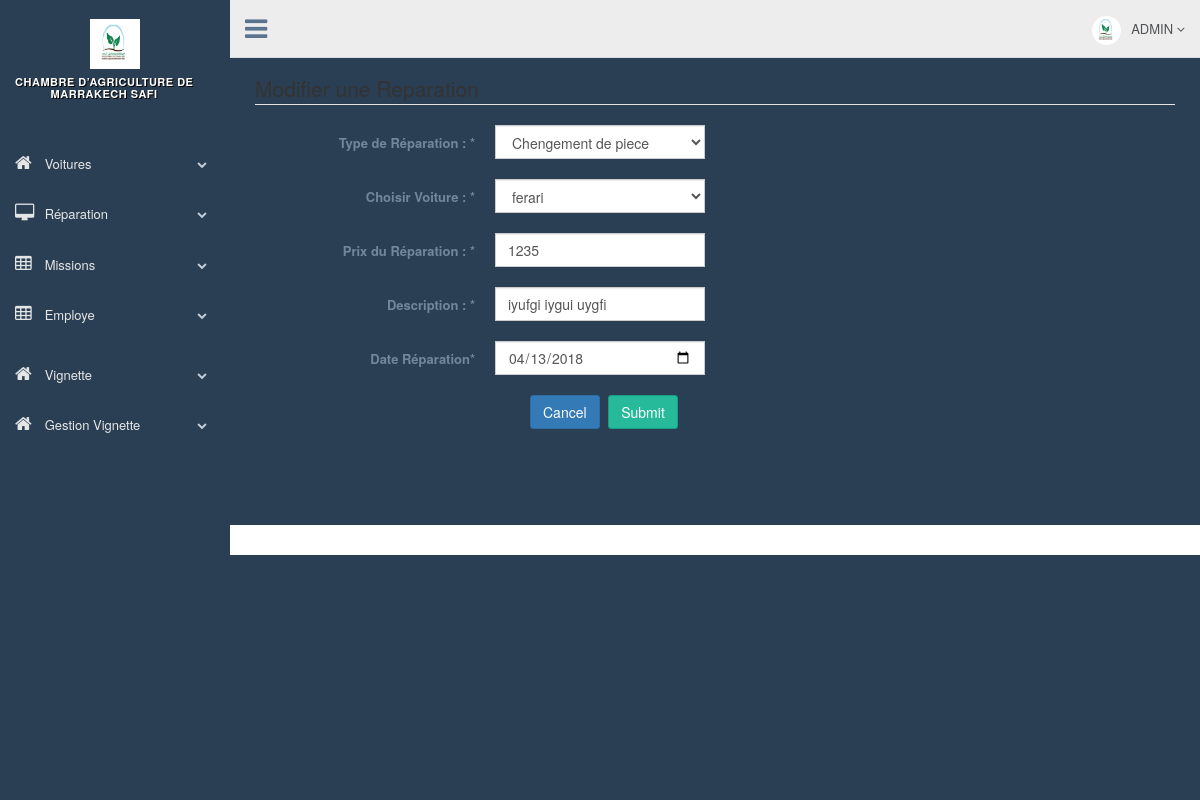
The app's page /chambres_d_agriculture/production/modifier_repartation.php?id=6 with its own data.
### tables this page shows
CREATE TABLE IF NOT EXISTS `repartation` (
  `id_reparation` int(11) NOT NULL AUTO_INCREMENT,
  `id_voiture` int(11) NOT NULL,
  `type_reparation` varchar(300) NOT NULL,
  `Descriptif` varchar(300) NOT NULL,
  `prix_rep` float NOT NULL,
  `Date_Reparation` date NOT NULL,
  PRIMARY KEY (`id_reparation`),
  KEY `id_voiture` (`id_voiture`)
);

### chambres_d_agriculture/production/modifier_repartation.php (the view, shortened to what this page needs)
<?php
include 'config.php';
?>
<!DOCTYPE html>
<html lang="en">
  <head>
    <link href="../vendors/bootstrap/dist/css/bootstrap.min.css" rel="stylesheet">
    <link href="../vendors/font-awesome/css/font-awesome.min.css" rel="stylesheet">
    <link href="../vendors/nprogress/nprogress.css" rel="stylesheet">
    <link href="../vendors/iCheck/skins/flat/green.css" rel="stylesheet">
    <link href="../vendors/bootstrap-progressbar/css/bootstrap-progressbar-3.3.4.min.css" rel="stylesheet">
    <link href="../vendors/jqvmap/dist/jqvmap.min.css" rel="stylesheet"/>
    <link href="../vendors/bootstrap-daterangepicker/daterangepicker.css" rel="stylesheet">
    <link href="../build/css/custom.min.css" rel="stylesheet">
  </head>
  <body class="nav-md" >
    <div class="container body">
      <div class="main_container">
        <div class="col-md-3 left_col">
          <div class="left_col scroll-view">
            <div class="navbar nav_title" style="border: 0;">
      <center> <br> <img src="images/user.jpg" width="50px" height="50px" ><a href="index.php"></center>
            </div>
            <br />
            <div id="sidebar-menu" class="main_menu_side hidden-print main_menu">
              <div class="menu_section">
                <h3>Chambre d’Agriculture de &nbsp;&nbsp;&nbsp;&nbsp;&nbsp;&nbsp;&nbsp;&nbsp;&nbsp;&nbsp;Marrakech Safi</h3>
                <ul class="nav side-menu">
                  <li><a><i class="fa fa-home"></i> Voitures <span class="fa fa-chevron-down"></span></a>
                  </li>
                  <li><a><i class="fa fa-desktop"></i> Réparation <span class="fa fa-chevron-down"></span></a>
                  </li>
                  <li><a><i class="fa fa-table"></i> Missions <span class="fa fa-chevron-down"></span></a>
                  </li>
 <li><a><i class="fa fa-table"></i> Employe <span class="fa fa-chevron-down"></span></a>
                  </li>
                </ul>
                    <ul class="nav side-menu">
        <li><a><i class="fa fa-home"></i> Vignette <span class="fa fa-chevron-down"></span></a>
                  </li>
                <ul class="nav side-menu">
                  <li><a><i class="fa fa-home"></i> Gestion Vignette <span class="fa fa-chevron-down"></span></a>
                  </li>
                </ul>
              </div>
            </div>
            <div class="sidebar-footer hidden-small"> </div>
          </div>
        </div>
        <div class="top_nav">
          <div class="nav_menu">
            <nav>
              <div class="nav toggle">
                <a id="menu_toggle"><i class="fa fa-bars"></i></a>
              </div>
              <ul class="nav navbar-nav navbar-right">
                <li class="">
                  <a href="javascript:;" class="user-profile dropdown-toggle" data-toggle="dropdown" aria-expanded="false">
                    <img src="images/user.jpg" alt="">ADMIN
                    <span class=" fa fa-angle-down"></span>
                  </a>
                </li>
              </ul>
            </nav>
          </div>
        </div>
        <div class="right_col" role="main">
           <div class="x_content">
             <?php
              $stm = $db->prepare('select * from repartation WHERE    id_reparation="'.$_GET['id'].'"');
                $stm->execute();
                foreach($stm->fetchAll() as $row)
                { ?>
                   <form class="form-horizontal form-label-left"  method="post">
                      <span class="section">Modifier une Reparation</span>
                      <div class="form-group">
                        <label class="control-label col-md-3 col-sm-3 col-xs-12">Type de Réparation : <span class="required">*</span></label>
                        <div class="col-md-3 col-sm-12 col-xs-12 form-group">
                          <select class="form-control" name="type_Reparation">
                            <option value="<?php echo $row['type_reparation']; ?>"><?php echo $row['type_reparation']; ?></option>
                          </select>
                        </div>
                      </div>
                      <div class="form-group">
                        <label class="control-label col-md-3 col-sm-3 col-xs-12">Choisir Voiture : <span class="required">*</span></label>
                        <div class="col-md-3 col-sm-12 col-xs-12 form-group">
                          <select class="form-control" name="voiture">
                     <?php
                      $stm = $db->prepare('select * from  voiture WHERE id_voiture="'. $row['id_voiture'].'"');
                      $stm->execute();
                      foreach($stm->fetchAll() as $row1)
                      { ?>
                      <option ><?php echo $row1['Marque']; ?> </option>
                    <?php } ?>
                          </select>
                        </div>
                      </div>
                      <div class="item form-group">
                        <label class="control-label col-md-3 col-sm-3 col-xs-12" >Prix du Réparation : <span class="required">*</span>
                        </label>
                       <div class="col-md-3 col-sm-12 col-xs-12 form-group">
                    <input type="text" placeholder="" class="form-control" name="prix_Reparation" value="<?php echo $row['prix_rep'] ?>" >
                  </div>
                      </div>
                      <div class="item form-group">
                        <label class="control-label col-md-3 col-sm-3 col-xs-12" >Description : <span class="required">*</span>
                        </label>
                       <div class="col-md-3 col-sm-12 col-xs-12 form-group">
                    <input type="text" placeholder="" class="form-control" name="Description" value="<?php echo $row['Descriptif'] ?>">
                  </div>
                      </div>
                      <div class="item form-group">
                        <label class="control-label col-md-3 col-sm-3 col-xs-12" >Date Réparation<span class="required">*</span>
                        </label>
                       <div class="col-md-3 col-sm-12 col-xs-12 form-group">
                    <input type="date" placeholder="" class="form-control" name="Date_Reparation" value="<?php echo $row['Date_Reparation'] ?>">
                  </div>
                      </div>
                        <?php } ?>
                      <div class="form-group">
                        <div class="col-md-3 col-sm-12 col-xs-12 form-group" style="left:265px">
                          <button type="submit" class="btn btn-primary">Cancel</button>
                          <button  type="submit" class="btn btn-success" name="Submit">Submit</button>
                        </div>
                      </div>
                         <br><br><br><br>
                    </form>
                  </div>
                    </div>
                  </div>
                </div>
        <footer>
        </footer>
  </body>
</html>

### records on screen
repartation: type_Reparation "Chengement de piece", prix_Reparation "1235", Description "iyufgi iygui uygfi", Date_Reparation "04/13/2018"

### other values on screen
form field voiture "ferari"
